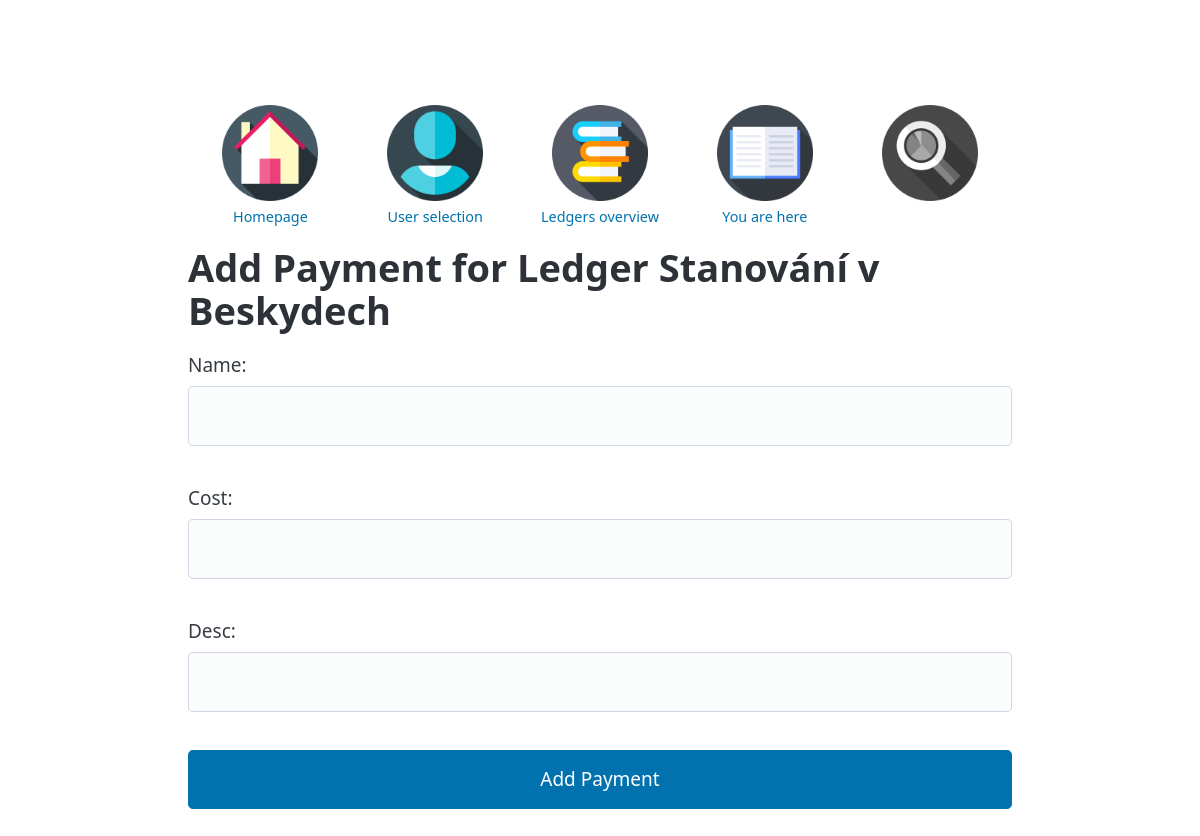
/ledger_detail/2/3/add/, run on an earlier commit of the app's database.
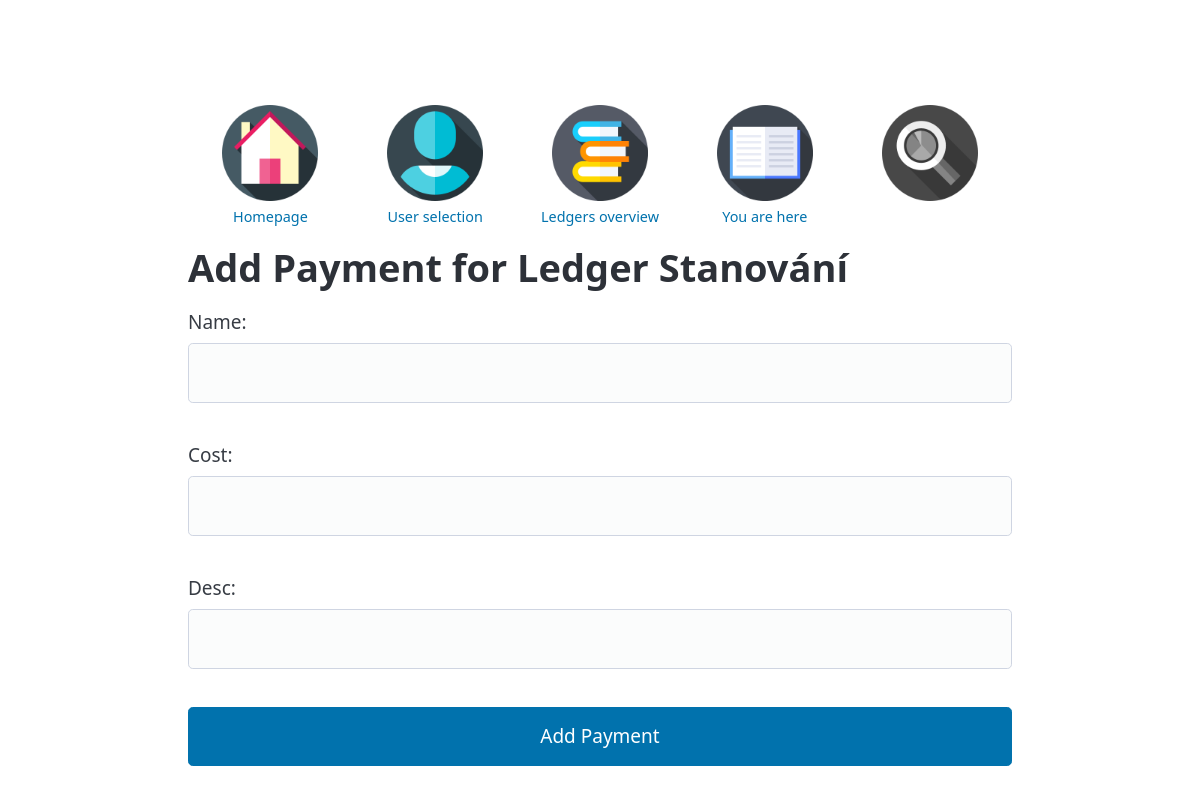
And on a later commit of the database.
### Bill_2_split/models.py (models this page shows, shortened)
class AbstractBase(models.Model):
    name = models.CharField(max_length=100)
    slug = models.SlugField(max_length=100, blank=True)
    desc = models.CharField(max_length=2000, blank=True)
    class Meta:
        abstract = True

class Ledger(AbstractBase):
    user = models.ForeignKey(User, on_delete=models.PROTECT)

### Bill_2_split/views.py (the view, shortened to what this page needs)
class PaymentAddView(generic.CreateView):
    model = Payment
    template_name = 'Bill_2_split/payment_add.html'
    fields = ['name', 'cost', 'desc']
    def get_context_data(self, **kwargs):
        context = super().get_context_data(**kwargs)
        ledger_id = self.kwargs.get('ledger_pk')
        user_id = self.kwargs.get('user_pk')
        ledger = Ledger.objects.get(pk=ledger_id)
        user = User.objects.get(pk=user_id)
        context['ledger'] = ledger
        context['user'] = user
        return context

### Bill_2_split/templates/Bill_2_split/payment_add.html (shortened to what this page needs)
{% extends 'Bill_2_split/_base.html' %}
{% block Bill_2_split_content %}
{% load static %}
<nav id="horni-nav">
    <ul>
        <li><a href="{% url 'Bill_2_split:IndexView' %}">
            <img src="{% static 'Bill_2_split/icons/home_page.png' %}"><span>Homepage</span></a></li>
        <li><a href="{% url 'Bill_2_split:UserView' %}">
            <img src="{% static 'Bill_2_split/icons/user.png' %}"><span>User selection</span></a></li>
        <li><a href="{% url 'Bill_2_split:ListOfLedgersView' user.pk %}">
            <img src="{% static 'Bill_2_split/icons/ledgers.png' %}"><span>Ledgers overview</span></a></li>
        <li><a href="{% url 'Bill_2_split:LedgerDetailView' ledger.pk user.pk %}">
            <img src="{% static 'Bill_2_split/icons/ledger.png' %}"><span>You are here</span></a></li>
        <li><a href=""><img src="{% static 'Bill_2_split/icons/bw_glass.png' %}"></a></li>
    </ul>
</nav>
<h1>Add Payment for Ledger {{ ledger.name }}</h1>
<form method="post">
    {{ form.as_p }}
    <button type="submit">Add Payment</button>
</form>
{% endblock %}

What changed in the data, as far as the page shows it:
changed Ledger: name "Stanování v Beskydech" → "Stanování"
